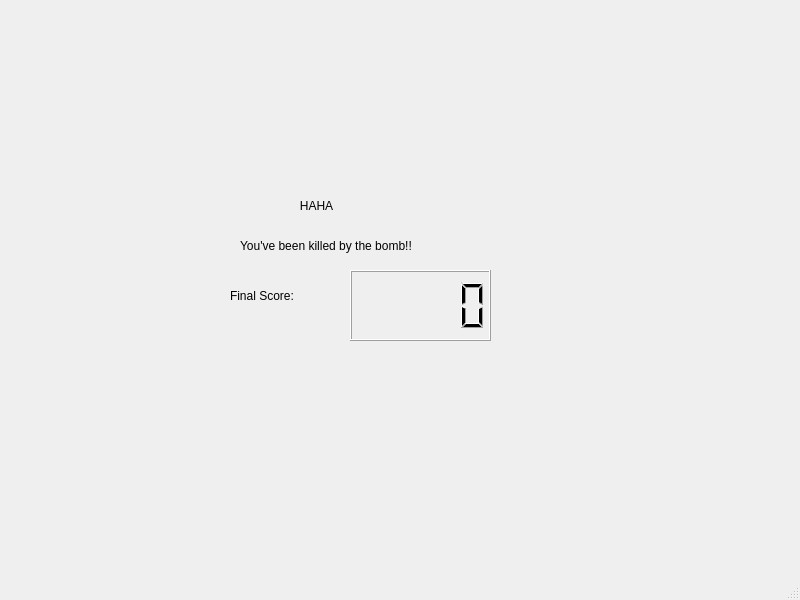
<?xml version="1.0" encoding="UTF-8"?>
<ui version="4.0">
 <class>bomb_endwindow</class>
 <widget class="QMainWindow" name="bomb_endwindow">
  <property name="geometry">
   <rect>
    <x>0</x>
    <y>0</y>
    <width>800</width>
    <height>600</height>
   </rect>
  </property>
  <property name="windowTitle">
   <string>MainWindow</string>
  </property>
  <property name="autoFillBackground">
   <bool>false</bool>
  </property>
  <widget class="QWidget" name="centralwidget">
   <widget class="QLabel" name="label">
    <property name="geometry">
     <rect>
      <x>250</x>
      <y>180</y>
      <width>221</width>
      <height>51</height>
     </rect>
    </property>
    <property name="styleSheet">
     <string notr="true">font: italic 24pt &quot;Marker Felt&quot;;</string>
    </property>
    <property name="text">
     <string>               HAHA</string>
    </property>
   </widget>
   <widget class="QLabel" name="label_2">
    <property name="geometry">
     <rect>
      <x>240</x>
      <y>200</y>
      <width>301</width>
      <height>91</height>
     </rect>
    </property>
    <property name="styleSheet">
     <string notr="true">font: italic 24pt &quot;Marker Felt&quot;;</string>
    </property>
    <property name="text">
     <string>You've been killed by the bomb!!</string>
    </property>
   </widget>
   <widget class="QLabel" name="label_3">
    <property name="geometry">
     <rect>
      <x>230</x>
      <y>270</y>
      <width>171</width>
      <height>51</height>
     </rect>
    </property>
    <property name="styleSheet">
     <string notr="true">font: italic 24pt &quot;Marker Felt&quot;;</string>
    </property>
    <property name="text">
     <string>Final Score:</string>
    </property>
   </widget>
   <widget class="QLCDNumber" name="lcdNumber">
    <property name="geometry">
     <rect>
      <x>350</x>
      <y>270</y>
      <width>141</width>
      <height>71</height>
     </rect>
    </property>
    <property name="styleSheet">
     <string notr="true">font: 24pt &quot;Papyrus&quot;;</string>
    </property>
   </widget>
  </widget>
  <widget class="QMenuBar" name="menubar">
   <property name="geometry">
    <rect>
     <x>0</x>
     <y>0</y>
     <width>800</width>
     <height>22</height>
    </rect>
   </property>
  </widget>
  <widget class="QStatusBar" name="statusbar"/>
 </widget>
 <resources/>
 <connections>
  <connection>
   <sender>bomb_endwindow</sender>
   <signal>update_score(int)</signal>
   <receiver>lcdNumber</receiver>
   <slot>display(int)</slot>
   <hints>
    <hint type="sourcelabel">
     <x>399</x>
     <y>299</y>
    </hint>
    <hint type="destinationlabel">
     <x>420</x>
     <y>327</y>
    </hint>
   </hints>
  </connection>
 </connections>
 <slots>
  <signal>update_score(int)</signal>
 </slots>
</ui>
